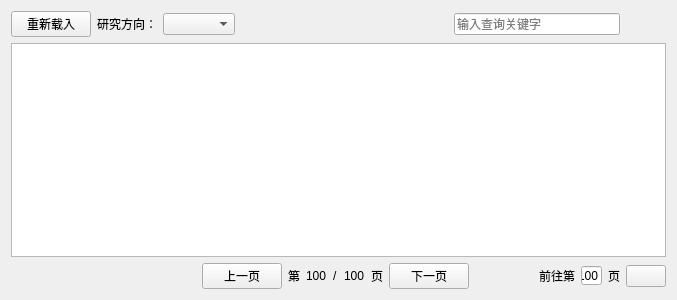
<?xml version="1.0" encoding="UTF-8"?>
<ui version="4.0">
 <class>ExpertList</class>
 <widget class="QWidget" name="ExpertList">
  <property name="geometry">
   <rect>
    <x>0</x>
    <y>0</y>
    <width>677</width>
    <height>300</height>
   </rect>
  </property>
  <property name="windowTitle">
   <string>Form</string>
  </property>
  <layout class="QVBoxLayout" name="verticalLayout">
   <item>
    <layout class="QHBoxLayout" name="horizontalLayout_3">
     <item>
      <widget class="QPushButton" name="pbn_Reload">
       <property name="text">
        <string>重新载入</string>
       </property>
       <property name="icon">
        <iconset resource="../RES/img.qrc">
         <normaloff>:/PIC/convert.png</normaloff>:/PIC/convert.png</iconset>
       </property>
      </widget>
     </item>
     <item>
      <layout class="QHBoxLayout" name="horizontalLayout">
       <item>
        <widget class="QLabel" name="label">
         <property name="text">
          <string>研究方向：</string>
         </property>
        </widget>
       </item>
       <item>
        <widget class="QComboBox" name="comboBox_ResearchArea"/>
       </item>
      </layout>
     </item>
     <item>
      <spacer name="horizontalSpacer_3">
       <property name="orientation">
        <enum>Qt::Horizontal</enum>
       </property>
       <property name="sizeHint" stdset="0">
        <size>
         <width>40</width>
         <height>20</height>
        </size>
       </property>
      </spacer>
     </item>
     <item>
      <layout class="QHBoxLayout" name="horizontalLayout_2">
       <item>
        <widget class="QLineEdit" name="lineEdit_QueryFor">
         <property name="whatsThis">
          <string>输入查询内容</string>
         </property>
         <property name="placeholderText">
          <string>输入查询关键字</string>
         </property>
        </widget>
       </item>
       <item>
        <widget class="QPushButton" name="pbn_Query">
         <property name="text">
          <string/>
         </property>
         <property name="icon">
          <iconset>
           <normalon>:/PIC/search.png</normalon>
          </iconset>
         </property>
         <property name="autoRepeat">
          <bool>false</bool>
         </property>
         <property name="default">
          <bool>false</bool>
         </property>
         <property name="flat">
          <bool>true</bool>
         </property>
        </widget>
       </item>
      </layout>
     </item>
    </layout>
   </item>
   <item>
    <widget class="QTableWidget" name="tableWidget"/>
   </item>
   <item>
    <layout class="QHBoxLayout" name="horizontalLayout_8">
     <item>
      <spacer name="horizontalSpacer_9">
       <property name="orientation">
        <enum>Qt::Horizontal</enum>
       </property>
       <property name="sizeHint" stdset="0">
        <size>
         <width>40</width>
         <height>20</height>
        </size>
       </property>
      </spacer>
     </item>
     <item>
      <layout class="QHBoxLayout" name="horizontalLayout_5">
       <item>
        <widget class="QPushButton" name="pbn_PageUp">
         <property name="text">
          <string>上一页</string>
         </property>
        </widget>
       </item>
       <item>
        <layout class="QHBoxLayout" name="horizontalLayout_4">
         <item>
          <widget class="QLabel" name="label_2">
           <property name="text">
            <string>第</string>
           </property>
          </widget>
         </item>
         <item>
          <widget class="QLabel" name="label_OnPage">
           <property name="minimumSize">
            <size>
             <width>21</width>
             <height>0</height>
            </size>
           </property>
           <property name="text">
            <string>100</string>
           </property>
          </widget>
         </item>
         <item>
          <widget class="QLabel" name="label_4">
           <property name="text">
            <string>/</string>
           </property>
          </widget>
         </item>
         <item>
          <widget class="QLabel" name="label_TotoalPages">
           <property name="minimumSize">
            <size>
             <width>21</width>
             <height>0</height>
            </size>
           </property>
           <property name="text">
            <string>100</string>
           </property>
          </widget>
         </item>
         <item>
          <widget class="QLabel" name="label_6">
           <property name="text">
            <string>页</string>
           </property>
          </widget>
         </item>
        </layout>
       </item>
       <item>
        <widget class="QPushButton" name="pbn_PageDown">
         <property name="text">
          <string>下一页</string>
         </property>
        </widget>
       </item>
      </layout>
     </item>
     <item>
      <layout class="QHBoxLayout" name="horizontalLayout_7">
       <item>
        <spacer name="horizontalSpacer_7">
         <property name="orientation">
          <enum>Qt::Horizontal</enum>
         </property>
         <property name="sizeHint" stdset="0">
          <size>
           <width>40</width>
           <height>20</height>
          </size>
         </property>
        </spacer>
       </item>
       <item>
        <layout class="QHBoxLayout" name="horizontalLayout_6">
         <item>
          <widget class="QLabel" name="label_7">
           <property name="text">
            <string>前往第</string>
           </property>
          </widget>
         </item>
         <item>
          <widget class="QLineEdit" name="lineEdit_PageGoto">
           <property name="maximumSize">
            <size>
             <width>21</width>
             <height>19</height>
            </size>
           </property>
           <property name="text">
            <string>100</string>
           </property>
          </widget>
         </item>
         <item>
          <widget class="QLabel" name="label_8">
           <property name="text">
            <string>页</string>
           </property>
          </widget>
         </item>
         <item>
          <widget class="QPushButton" name="pbn_PageGo">
           <property name="text">
            <string/>
           </property>
           <property name="icon">
            <iconset>
             <normalon>:/PIC/5b483c0e7f8f41a5bebc1f7d7cd5d87c.png</normalon>
            </iconset>
           </property>
           <property name="iconSize">
            <size>
             <width>16</width>
             <height>16</height>
            </size>
           </property>
           <property name="default">
            <bool>false</bool>
           </property>
           <property name="flat">
            <bool>false</bool>
           </property>
          </widget>
         </item>
        </layout>
       </item>
      </layout>
     </item>
    </layout>
   </item>
  </layout>
 </widget>
 <resources>
  <include location="../RES/img.qrc"/>
 </resources>
 <connections/>
</ui>
